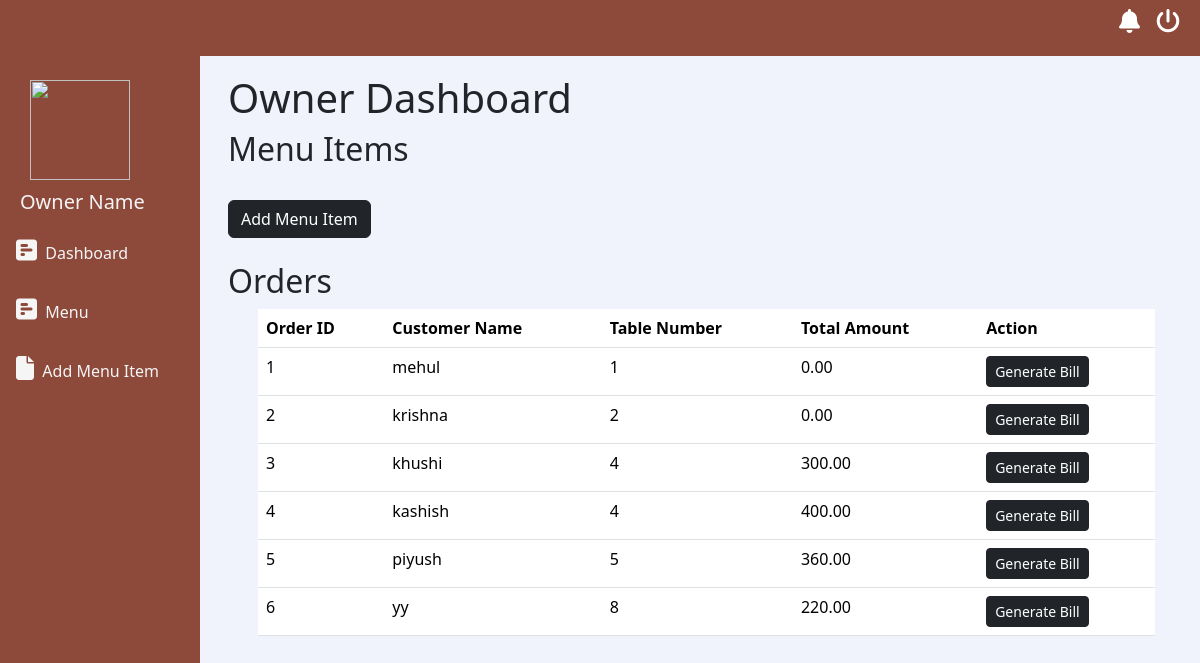
The app's page /cafe/owner/ (signed in) with its own data.
### cafe/models.py (models this page shows)
class Order(models.Model):
    waiter = models.ForeignKey(User, on_delete=models.CASCADE)
    table_number = models.IntegerField()
    customer_name = models.CharField(max_length=100)
    items = models.ManyToManyField(MenuItem, through='OrderItem')
    created_at = models.DateTimeField(auto_now_add=True)
    total_amount = models.DecimalField(max_digits=10, decimal_places=2, default=0)

### cafe/views.py (the view)
# urls.py: path('owner/', owner_dashboard, name='owner_dashboard'),
@login_required
def owner_dashboard(request):
    profile = Profile.objects.get(user=request.user)
    if profile.role != 'owner':
        return redirect('login')
    orders = Order.objects.all()
    menu_items = MenuItem.objects.all()
    open_orders = Order.objects.filter(orderitem__isnull=False).distinct()
    return render(request, 'cafe/owner_dashboard.html', {'orders': orders,'open_orders': open_orders,menu_items:menu_items})

### cafe/templates/cafe/owner_dashboard.html (shortened to what this page needs)
{% include 'cafe/header.html' %}
<div class="container-fluid top-nav">
    <div class="hstack gap-3">
      <div class="p-2 ms-auto"><i class='fas fa-bell' style='font-size:24px;color:white;'></i>
      </div>
      <div class="p-2"><a href="/cafe/login"><i class='fas fa-power-off' style='font-size:24px;color:white;'></i></a>
      </div>
    </div>
  </div><br><br>
<div class="content">
{% block content %}<br>
<div class="container">
    <h1>Owner Dashboard</h1>
    <h2>Menu Items</h2>
    <br>
    <a href="{% url 'add_menu_item' %}" class="btn btn-dark">Add Menu Item</a>
    <br><br>
    <h2>Orders</h2>
    <table class="table">
        <thead>
            <tr>
                <th>Order ID</th>
                <th>Customer Name</th>
                <th>Table Number</th>
                <th>Total Amount</th>
                <th>Action</th>
            </tr>
        </thead>
        <tbody>
            {% for order in open_orders %}
            <tr>
                <td>{{ order.id }}</td>
                <td>{{ order.customer_name }}</td>
                <td>{{ order.table_number }}</td>
                <td>{{ order.total_amount }}</td>
                <td>
                    <a href="{% url 'generate_bill' order.id %}" class="btn btn-dark btn-sm">Generate Bill</a>
                </td>
            </tr>
            {% endfor %}
        </tbody>
    </table>
</div>
{% endblock %}
</div>

### static/css/cafes.css (style rules this page uses)
.content { margin-left:200px; padding: 1px 16px; height: 1000px; margin-top:-37px; background-color: #f0f3fb; }
.hstack { padding-top:5px; }
::placeholder { background-color: white; }
.top-nav { background-color:#0c2340; margin-left:-22px; margin-top: -5px; width: 103%; height:60px; }
.gap-3 { gap:0rem !important }
.table { width:95% !important; margin-left:30px ; }

### cafe/templates/cafe/header.html (style rules this page uses)
.content { margin-left:200px; padding: 1px 16px; height: 1000px; margin-top:-13px; background-color: #f0f3fb; }
.hstack { padding-top:5px; }
::placeholder { background-color: white; }
.top-nav { background-color:#8D493A; margin-left:-36px; margin-top:-42px; width: 103%; height:60px; position:fixed; }
.gap-3 { gap:0rem !important }
.table { width:95% !important; margin-left:30px ; }

### records on screen
Order: id "1", customer_name "mehul", table_number "1", total_amount "0.00"
Order: id "2", customer_name "krishna", table_number "2", total_amount "0.00"
Order: id "3", customer_name "khushi", table_number "4", total_amount "300.00"
Order: id "4", customer_name "kashish", table_number "4", total_amount "400.00"
Order: id "5", customer_name "piyush", table_number "5", total_amount "360.00"
Order: id "6", customer_name "yy", table_number "8", total_amount "220.00"
